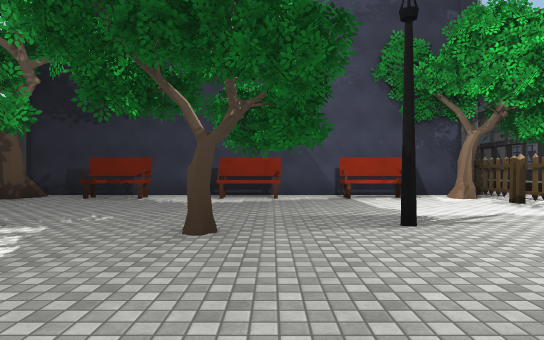
View 1 (above)

22 first-person views from a walk through a scene from a Unity 3-D project. The camera is 1.4 m above the floor, looks level and sees 75° across. The floor is counted in squares, 2 m on a side. Each view is taken from the middle of a square. On the plan, view 1 faces up. The plan holds only what a view shows up to about 11 squares ahead; the rest is blank. The place goes on beyond the plan. Some animated figures are left out. Some surface patterns are stand-ins.

View 2
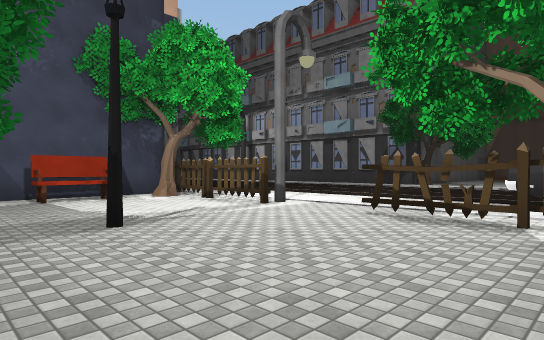

View 3
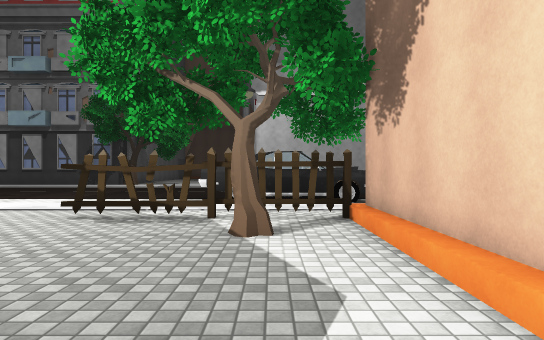

View 4
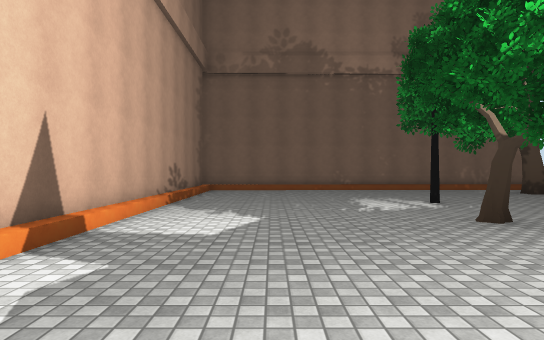

View 5
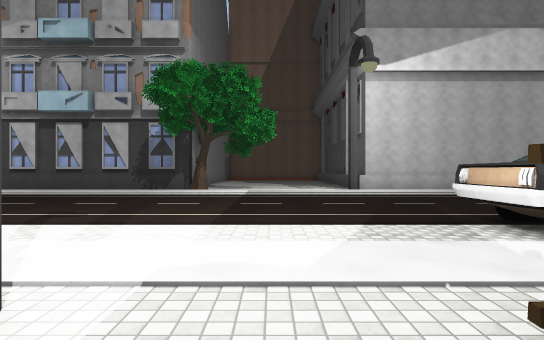

View 6
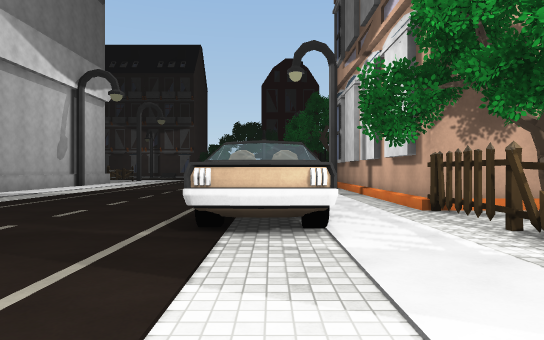

View 7
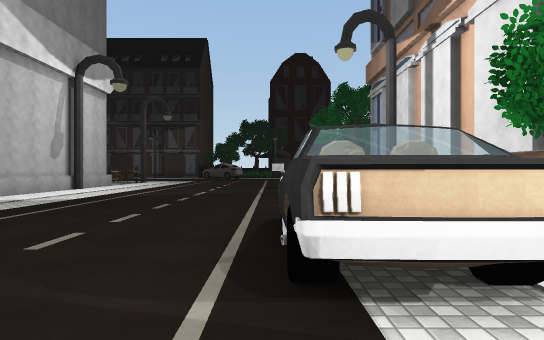

View 8
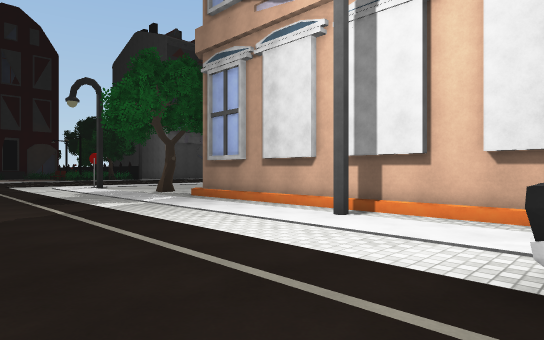

View 9
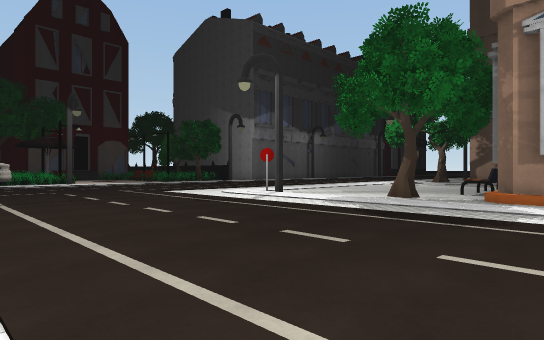

View 10
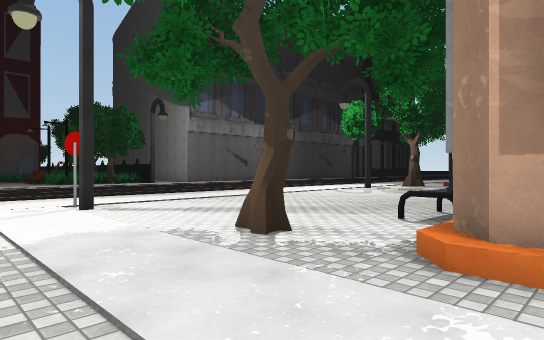

View 11
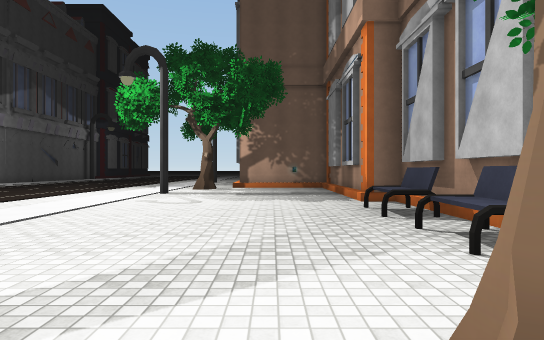

View 12
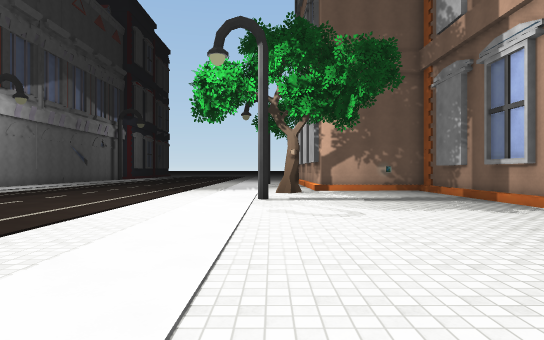

View 13
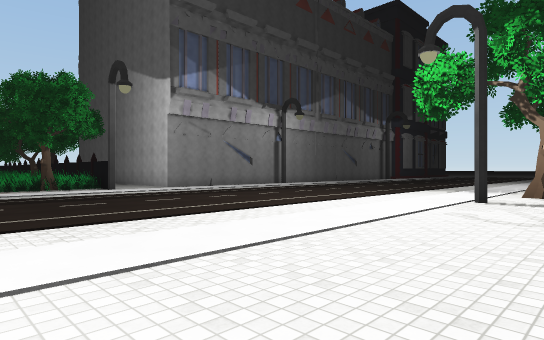

View 14
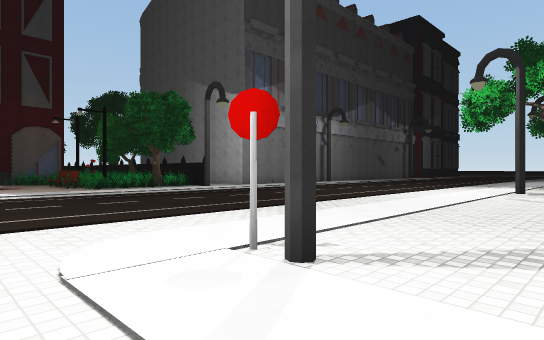

View 15
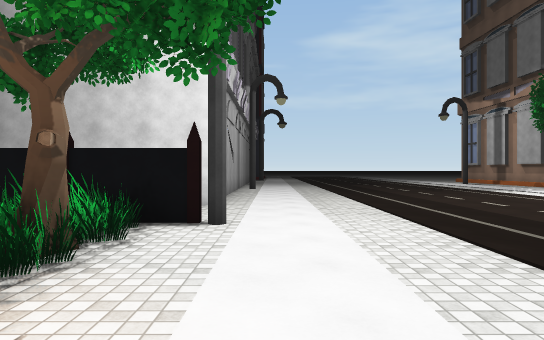

View 16
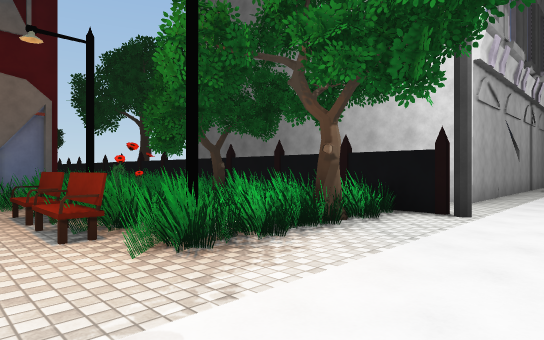

View 17
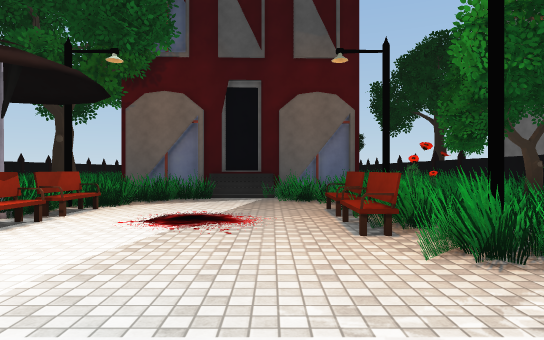

View 18
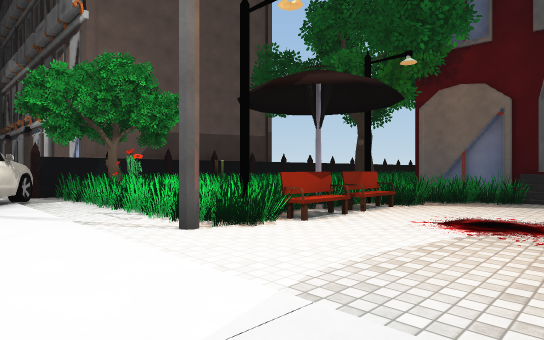

View 19
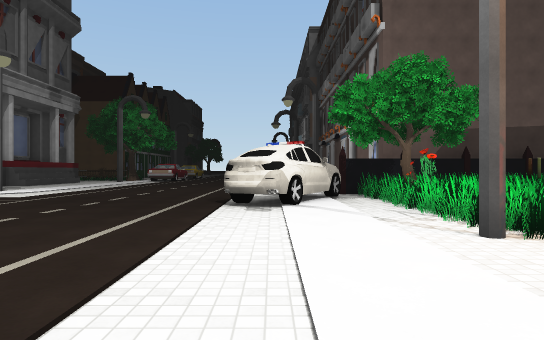

View 20
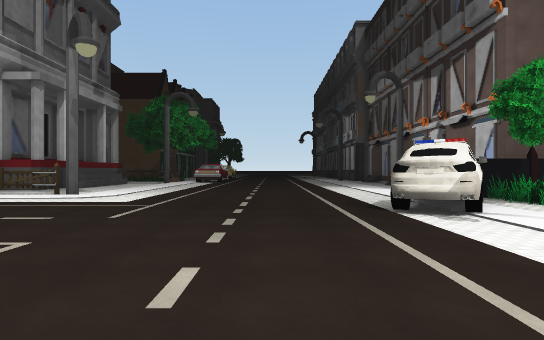

View 21
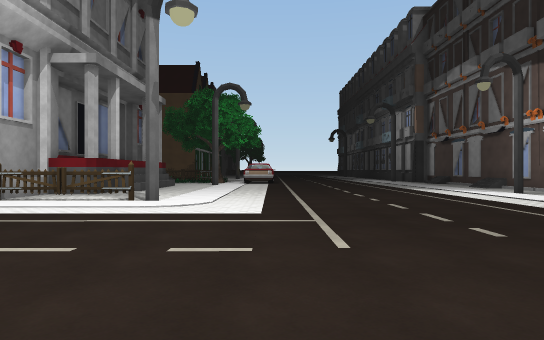

View 22
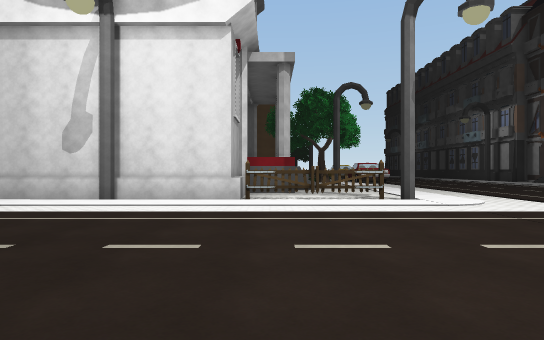

### Floor plan
Key: @ floor where view 1 was taken; # wall or solid block; . floor; / step, stairs or slope; = window, fence, low wall or low ledge; B building; F fence; E bench; T tree; S streetlight; I sign; G gate; O other object.
Columns run from 7 left of view 1 to 19 right of it. Each row starts with its distance up from view 1.
 10 ###########BFB     ....
  9 ##.EE.EE.EE.T..  ......
  8  ...........F.. .......
  7 ............F..........
  6 .......T....F..........
  5 .........S...#.........
  4 ...S..TT...............
  3 ............F..........
  2 ............F..........
  1 ............F..OO......
  0 .......@...TF..OO......
 -1 ////////////F..OO......
 -2 BBBBBBBBBBBBB..OO....
 -3             B.........
 -4             B..........
 -5             B...........
 -6             B...........#
 -7             B...........#
 -8             B...........#
 -9             B...........#
-10             B...........#
-11 B B  BB###  B...........#
-12 /B/BB/.E.EE.............#
-13 ............T..........####
-14 .......................G..#
-15 .......................G...
-16 T......................G...
-17 T.#..........I.........#...
-18 ...........................
-19 ...........................
-20 ...........................
-21 ...........................
-22 ...........................
-23 ...........................
-24 ...........................
-25 ...................O.......
-26 ...................OO .....
-27 ....................OO  ...
-28 ...B..#...............#
-29       OOTOSO...OSOOOTOO
-30       OOOOOE...EEOOOOOO
-31       =OOOOE....OOOOOOO
-32       =OTOOE...EEOOOOOO
-33       =OOOS.....SO   O
-34       = OOOOO.OOO
-35       = OOOOOOOOOO
-36       =   B#####BO

Where each view was taken, in squares from view 1:
view 1: 0 up, 0 right, facing up
view 2: 0 up, 0 right, facing up-right
view 3: 0 up, 0 right, facing right
view 4: 1 up, 4 right, facing left
view 5: 4 up, 4 right, facing right
view 6: 5 up, 8 right, facing down
view 7: 3 up, 9 right, facing down
view 8: 2 down, 11 right, facing down-left
view 9: 9 down, 14 right, facing down-left
view 10: 10 down, 8 right, facing down-left
view 11: 14 down, 6 right, facing left
view 12: 17 down, 4 right, facing left
view 13: 15 down, 4 right, facing down-left
view 14: 15 down, 8 right, facing down-left
view 15: 27 down, 4 right, facing left
view 16: 26 down, 5 right, facing down-left
view 17: 26 down, 5 right, facing down
view 18: 26 down, 5 right, facing down-right
view 19: 26 down, 5 right, facing right
view 20: 23 down, 6 right, facing right
view 21: 20 down, 8 right, facing right
view 22: 14 down, 8 right, facing right
